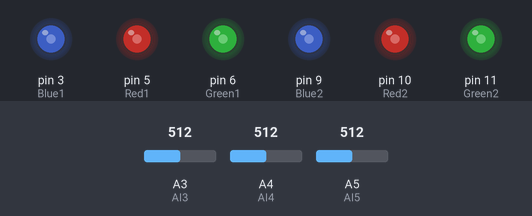
Simulated run of this sketch. Board: Arduino Uno, built with avr-gcc and run on an emulated ATmega328P. On the bench: output pins drawn as LEDs (lit = HIGH). The inputs (shaded band) are chosen by the test bench; at power-on: A3 (AI3) = 512, A4 (AI4) = 512, A5 (AI5) = 512. What the sketch prints to the serial monitor is not drawn.

Above: at 2.0 s.
2.1 s: A3 (AI3) set to 716
At 2.5 s:
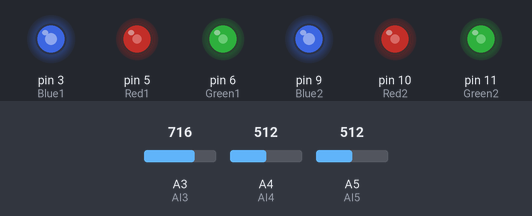
3.6 s: A4 (AI4) set to 716
At 4.8 s:
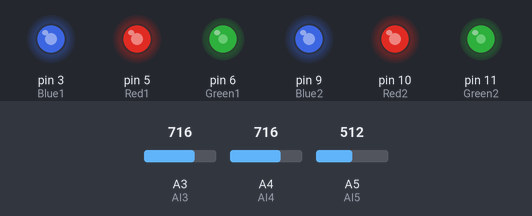
5.1 s: A5 (AI5) set to 716
At 5.9 s:
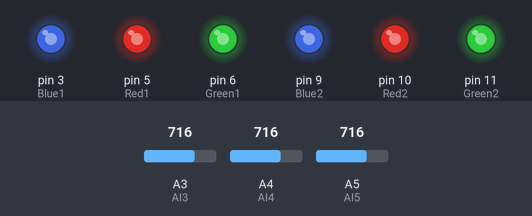
6.6 s: A3 (AI3) set to 992
At 7.1 s:
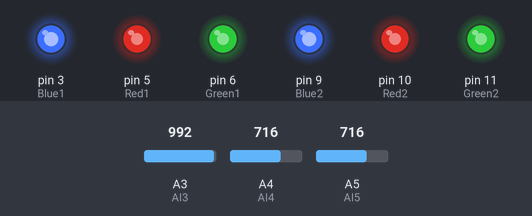
8.1 s: A4 (AI4) set to 992
At 9.3 s:
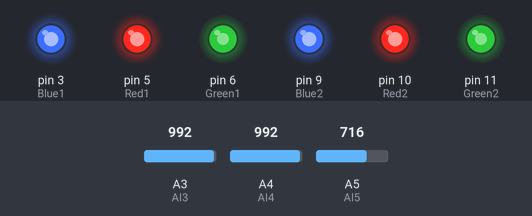
9.6 s: A5 (AI5) set to 992
At 10.6 s:
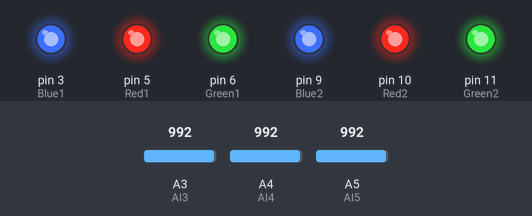
Timing chart, 0 to 12.1 s (numbered marks = the images above; inputs shaded):
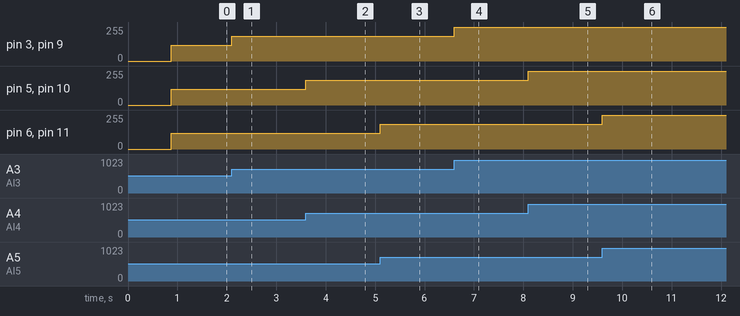

The sketch:

ledski.ino
```cpp
const int pin2 = 2;
const int Blue1 = 3;
const int pin4 = 4;
const int Red1 = 5;
const int Green1 = 6;
const int White1 = 7;
const int SPKp = 8;
const int Blue2 = 9;
const int Red2 = 10;
const int Green2 = 11;
const int White2 = 12;
const int SPKn = 13;
const int AI0 = 0;
const int AI1 = 1;
const int AI2 = 2;
const int AI3 = 3;
const int AI4 = 4;
const int AI5 = 5;

/** G-sensor input 0-255 */
int front_x = 0, front_y = 0, front_z = 0;
int rear_x  = 0, rear_y  = 0, rear_z  = 0;

/** LED output 0-1023 */
int front_r = 0, front_g = 0, front_b = 0;
int rear_r  = 0, rear_g  = 0, rear_b  = 0;

//float Vdd = 4.79;
float Vdd = 5.00f;
float Gres = Vdd / 5.0f; // [V/g]
float ofst = Vdd / 2.0f;

unsigned long min_g = (unsigned long)(1024.f * (ofst - 2.f) / Vdd);
unsigned long max_g = (unsigned long)(1024.f * (ofst + 2.f) / Vdd);

void setup()
{
  pinMode(Blue1, OUTPUT);
  pinMode(Red1, OUTPUT);
  pinMode(Green1, OUTPUT);
  pinMode(Blue2, OUTPUT);
  pinMode(Red2, OUTPUT);
  pinMode(Green2, OUTPUT);

  analogReference(DEFAULT);

  Serial.begin(9600);      // open the serial port at 9600 bps:

  int gamma_in = analogRead(AI0);

  Serial.print((float)gamma_in / 511.f + .1f);
  Serial.print("\n\n");
  init_lut((float)gamma_in / 511.f + .1f);
}

int gamma_lut[256];

void init_lut(float gamma){
  for(int i = 0; i < 256; ++i){
    gamma_lut[i] = (int)(255.f * pow(((float)i / 255.f), gamma));
    Serial.print(gamma_lut[i]);
    Serial.print("\n");
  }
}

void loop()
{
  rear_x  = analogRead(AI3);
  rear_y  = analogRead(AI4);
  rear_z  = analogRead(AI5);

  front_r = rear_r  = gamma_lut[func2(rear_x)];
  front_g = rear_g  = gamma_lut[func2(rear_y)];
  front_b = rear_b  = gamma_lut[func2(rear_z)];

  analogWrite(Blue1, front_r);
  analogWrite(Red1, front_g);
  analogWrite(Green1, front_b);
  analogWrite(Blue2, rear_r);
  analogWrite(Red2, rear_g);
  analogWrite(Green2, rear_b);
}

/**
 * return  8bit
 * in     10bit
 */
int func2(int in){
  unsigned long v = (unsigned long)in; //
  v = (((v - min_g)<<8) / (max_g - min_g)); // スケーリング
  v = (v > 255)? 255 : (v < 0)? 0 : v;
  return (int)v;
}
```

Measured:
- after the input at 2.1 s, pin 3 (Blue1), pin 9 (Blue2): 119/255 → 185/255 at once
- after the input at 3.6 s, pin 5 (Red1), pin 10 (Red2): 119/255 → 185/255 at once
- after the input at 5.1 s, pin 6 (Green1), pin 11 (Green2): 119/255 → 185/255 at once
- after the input at 6.6 s, pin 3 (Blue1), pin 9 (Blue2): 185/255 → 255/255 at once
- after the input at 8.1 s, pin 5 (Red1), pin 10 (Red2): 185/255 → 255/255 at once
- after the input at 9.6 s, pin 6 (Green1), pin 11 (Green2): 185/255 → 255/255 at once
